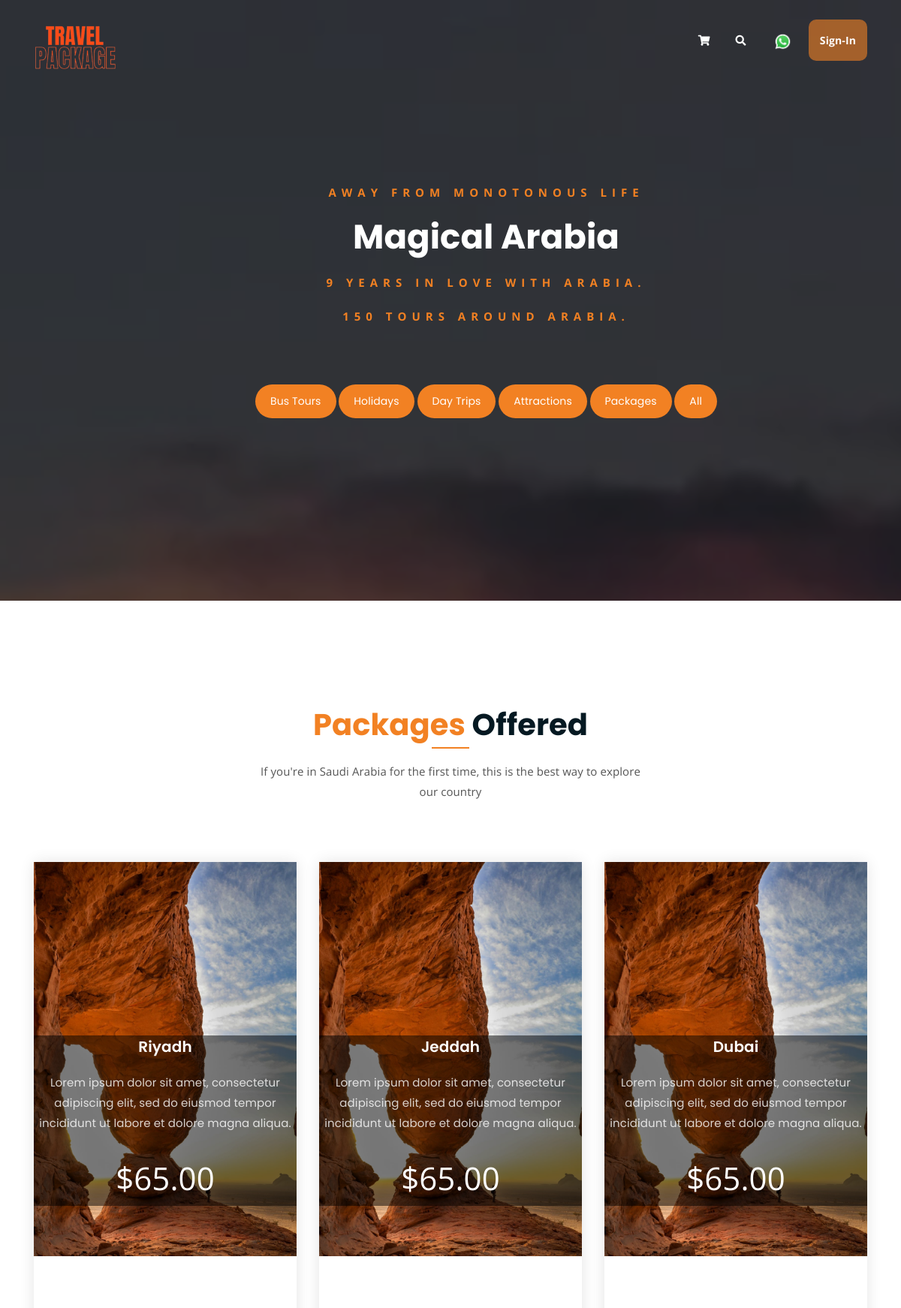
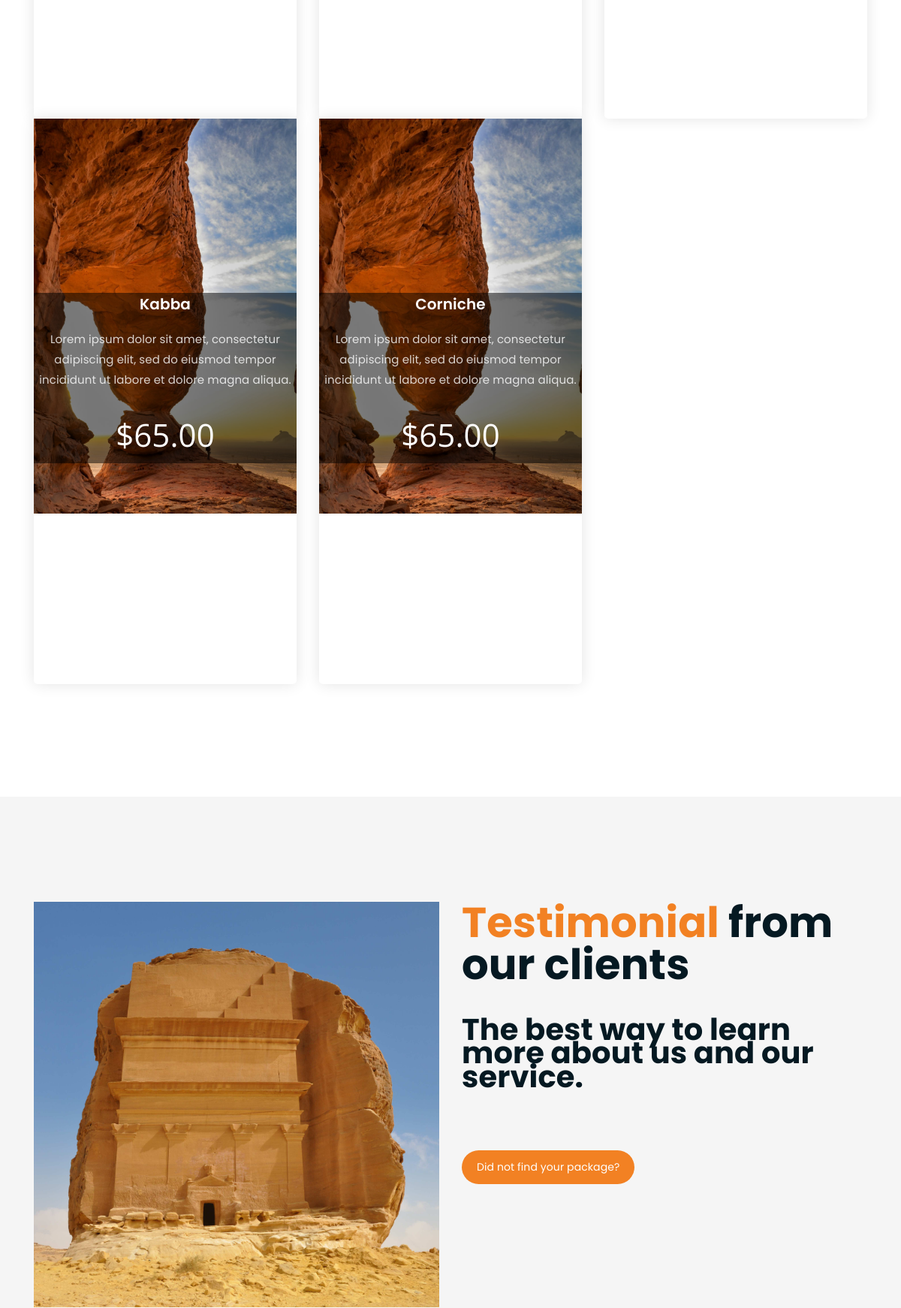
The page / (upper part) on the database its author committed (2 pictures, top to bottom).
### booking/models.py (models this page shows)
class Services(models.Model):
    sid = models.AutoField(auto_created=True, serialize=True, primary_key=True)
    service_name = models.CharField(max_length=250)
    def __str__(self):
        return self.service_name

class ProductImage(models.Model):
    image = models.ImageField(upload_to="product/", default='default.jpeg')
    product = models.ForeignKey(Product, on_delete=models.CASCADE)

class Product(models.Model):
    pid = models.AutoField(auto_created=True, serialize=True, primary_key=True)
    sid = models.ForeignKey(Services, on_delete=models.CASCADE)
    product_name = models.CharField(max_length=300)
    product_desc = models.TextField(default="")
    price_per_person = models.PositiveIntegerField()
    child_price = models.PositiveSmallIntegerField()
    available_from = models.DateField(default=datetime.datetime.now().date())
    available_till = models.DateField(default=(datetime.datetime.now().date()+datetime.timedelta(days=7)))
    def __str__(self):
        return self.product_name

### booking/views.py (the view)
# urls.py: path('', views.index, name='index'),
def index(request):
    services = Services.objects.all()
    products = []
    user = get_active()
    print(user)
    for service in services:
        print(service)
        prods = Product.objects.filter(sid=service)
        for prod in prods:
            print(prod)
            imgs = ProductImage.objects.filter(product=prod)
            print(imgs)
            products.append([prod, imgs])
    context = {
        'services': services,
        'products': products,
        'msg': '',
        'user': user
        }
    return render(request, 'index.html', context=context)

### booking/views.py (called while the page is built)
def get_active():
    try:
        user = User.objects.get(logged_in=True)
        return user
    except User.DoesNotExist:
        return None
    except User.MultipleObjectsReturned:
        users = User.objects.filter(logged_in=True)
        for u in users:
            u.logged_in = False
            u.save()
        return None

### booking/templates/index.html (shortened to what this page needs)
{% extends 'base.html' %}
{% block hero %}
	<div class="hero-area hero-bg">
		<div class="container">
			<div class="row">
				<div class="col-lg-9 offset-lg-2 text-center">
					<div class="hero-text">
						<div class="hero-text-tablecell">
							<p class="subtitle">Away from monotonous life</p>
							<h1>Magical Arabia</h1>
							<p class="subtitle">9 years in love with Arabia.</p>
							<p class="subtitle">150 Tours around Arabia.</p><br>
							<div class="hero-btns">
								{% for service in services %}
								<a href="show-service/{{service.sid}}/" class="boxed-btn">{{service.service_name}}</a>
								{% endfor %}
							</div>
						</div>
					</div>
				</div>
			</div>
		</div>
	</div>
{% endblock %}
{% block body %}
{% load static %}
	<div class="product-section mt-150 mb-150">
		<div class="container">
			<div class="row">
				<div class="col-lg-8 offset-lg-2 text-center">
					<div class="section-title">
						<h3><span class="orange-text">Packages</span> Offered</h3>
						<p>If you're in Saudi Arabia for the first time, this is the best way to explore our country</p>
					</div>
				</div>
			</div>
			<div class="row">
				{% for i, imgs in products %}
				<div class="col-lg-4 col-md-6 offset-md-3 offset-lg-0 text-center">
					<a href="/product/{{i.pid}}/{{msg}}/">
						<div class="single-product-item">
							<div class="bg">
								{% for img in imgs %}
								<img class="slide" src="{{img.image.url}}" alt="">
								{% endfor %}
							</div>
							<div class="img-text">
								<h3 class="head-over-img">{{i.product_name}}</h3>
								<p class="product-price"><span>{{i.product_desc}}</span></p>
								<p class="price">${{i.price_per_person}}.00</p>
							</div>
						</div>
					</a>
				</div>
				{% endfor %}
			</div>
		</div>
	</div>
	<section class="cart-banner pt-100 pb-100">
    	<div class="container">
        	<div class="row clearfix">
            	<div class="image-column col-lg-6">
                	<div class="image">
                    	<img src="{% static 'assets/img/sa.jpg' %}" alt="">
                    </div>
                </div>
                <div class="content-column col-lg-6">
					<h1><span class="orange-text">Testimonial</span> from our clients</h1><br>
                    <h3>The best way to learn more about us and our service.</h3>
					<br><br>
                	<a href="#" class="cart-btn mt-3"> Did not find your package?</a>
                </div>
            </div>
        </div>
    </section>
{% endblock %}

### booking/static/assets/css/main.css (style rules this page uses)
html { font-size: 14px; font-weight: 400; line-height: 28px; height: 100%; }
body { font-family: "Open Sans", sans-serif; font-weight: 400; font-size: 1rem; letter-spacing: 0.1px; line-height: 1.8; color: #051922; overflow-x: hidden; }
body img { max-width: 100%; }
a { cursor: pointer; text-decoration: none; -webkit-transition: all 0.2s ease-in-out; -o-transition: all 0.2s ease-in-out; transition: all 0.2s ease-in-out; }
h1, .h1, h2, .h2, h3, .h3, h4, .h4, h5, .h5, h6, .h6 { font-family: "Poppins", sans-serif; font-weight: 700; margin: 0 0 1.25rem 0; color: #051922; }
h1, .h1 { font-size: 4rem; font-weight: 700; line-height: 4rem; }
h3, .h3 { font-size: 2rem; font-weight: 700; line-height: 2.25rem; }
p { font-family: "Open Sans", sans-serif; font-weight: 400; font-size: 1rem; letter-spacing: 0.1px; line-height: 1.8; color: #051922; margin: 0 0 1.25rem 0; }
p:last-child { margin: 0; }
.mt-150 { margin-top: 150px; }
.mb-150 { margin-bottom: 150px; }
.pt-100 { padding-top: 100px; }
.pb-100 { padding-bottom: 100px; }
.orange-text { color: #F28123; }
a.boxed-btn { font-family: 'Poppins', sans-serif; display: inline-block; background-color: #F28123; color: #fff; padding: 10px 20px; }
a.boxed-btn, a.bordered-btn, a.cart-btn { border-radius: 50px; }
.section-title h3 { font-size: 40px; position: relative; padding-bottom: 15px; }
.section-title h3:after { position: absolute; content: ''; left: 0px; right: 0px; bottom: 0px; width: 50px; height: 2px; background-color: #F28123; margin: 0 auto; }
.section-title p { font-size: 15px; width: 530px; margin: 0 auto; color: #555; margin-top: 10px; line-height: 1.8; }
.section-title { margin-bottom: 80px; }
a.boxed-btn { -webkit-transition: 0.3s; -o-transition: 0.3s; transition: 0.3s; }
a.cart-btn { -webkit-transition: 0.3s; -o-transition: 0.3s; transition: 0.3s; }
.single-product-item { -webkit-transition: 0.3s; -o-transition: 0.3s; transition: 0.3s; -webkit-box-shadow: 0 0 20px #e4e4e4; box-shadow: 0 0 20px #e4e4e4; border-radius: 5px; padding-bottom: 0%; }
.hero-bg { background-image: url(../img/h_bg.jpg); background-size: cover; background-position: center; background-attachment: fixed; }
.hero-text { display: table; height: 100%; }
.hero-text-tablecell { display: table-cell; }
.hero-area { height: 100%; position: relative; z-index: 1; }
html, body { height: 100%; }
.hero-area:after { position: absolute; left: 0; top: 0; width: 100%; height: 100%; content: ""; background-color: #07212e; z-index: -1; opacity: 0.6; }
.hero-text p.subtitle { color: #F28123; font-weight: 700; text-transform: uppercase; letter-spacing: 7px; font-size: 15px; }
.hero-text h1 { font-size: 64px; font-weight: 700; line-height: 1.3; color: #fff; }
.hero-area div { height: 100%; }
.hero-area div.hero-text { height: 100%; width: 100%; }
.hero-area div.hero-text-tablecell { height: auto; vertical-align: middle; }
.hero-area div.hero-text-tablecell div { height: auto; vertical-align: middle; }
.hero-btns { margin-top: 35px; }
.cart-banner { background-color: #f5f5f5; }
.cart-banner .image-column { position: relative; margin-top: 40px; }
.cart-banner .content-column { position: relative; padding-top: 40px; }
.cart-banner .content-column h3 { font-size: 40px; }
.single-product-item h3 { font-size: 20px; font-weight: 600; margin-bottom: 10px; }
p.product-price { font-family: 'Poppins', sans-serif; font-size: 30px; font-weight: 700; margin-bottom: 15px; }
p.product-price span { display: block; opacity: 0.8; font-size: 15px; font-weight: 400; }
a.cart-btn { font-family: 'Poppins', sans-serif; display: inline-block; background-color: #F28123; color: #fff; padding: 10px 20px; }

### booking/static/assets/css/responsive.css (style rules this page uses)
@media only screen and (min-width: 992px) and (max-width: 1200px) { .hero-text h1 { font-size: 45px; } }

### booking/templates/base.html (style rules this page uses)
.product-price { padding: 0.5rem; }

### booking/templates/index.html (style rules this page uses)
.img-text { position: relative; top: -21rem; background-color: rgba(0, 0, 0, 0.5); }
.img-text h3, .img-text p { color: white; }
.head-over-img { margin-left: 0.5rem; margin-right: 0.5rem; }
.price { font-size: 3rem; }
.bg img { position: relative; width: 100%; height: 100%; object-fit:scale-down; }
.slide { display: none; }
.active { display: block; }

### rows shown on the page
Services: service_name "Bus Tours"
Services: service_name "Holidays"
Services: service_name "Day Trips"
Services: service_name "Attractions"
Services: service_name "Packages"
Services: service_name "All"
Product: product_name "Riyadh", product_desc "Lorem ipsum dolor sit amet, consectetur adipiscing elit, sed do eiusmod tempor incididunt ut labore et dolore magna aliqua.", price_per_person "65"
ProductImage: image (picture)
Product: product_name "Jeddah", product_desc "Lorem ipsum dolor sit amet, consectetur adipiscing elit, sed do eiusmod tempor incididunt ut labore et dolore magna aliqua.", price_per_person "65"
ProductImage: image (picture)
Product: product_name "Dubai", product_desc "Lorem ipsum dolor sit amet, consectetur adipiscing elit, sed do eiusmod tempor incididunt ut labore et dolore magna aliqua.", price_per_person "65"
ProductImage: image (picture)
Product: product_name "Kabba", product_desc "Lorem ipsum dolor sit amet, consectetur adipiscing elit, sed do eiusmod tempor incididunt ut labore et dolore magna aliqua.", price_per_person "65"
ProductImage: image (picture)
Product: product_name "Corniche", product_desc "Lorem ipsum dolor sit amet, consectetur adipiscing elit, sed do eiusmod tempor incididunt ut labore et dolore magna aliqua.", price_per_person "65"
ProductImage: image (picture)
